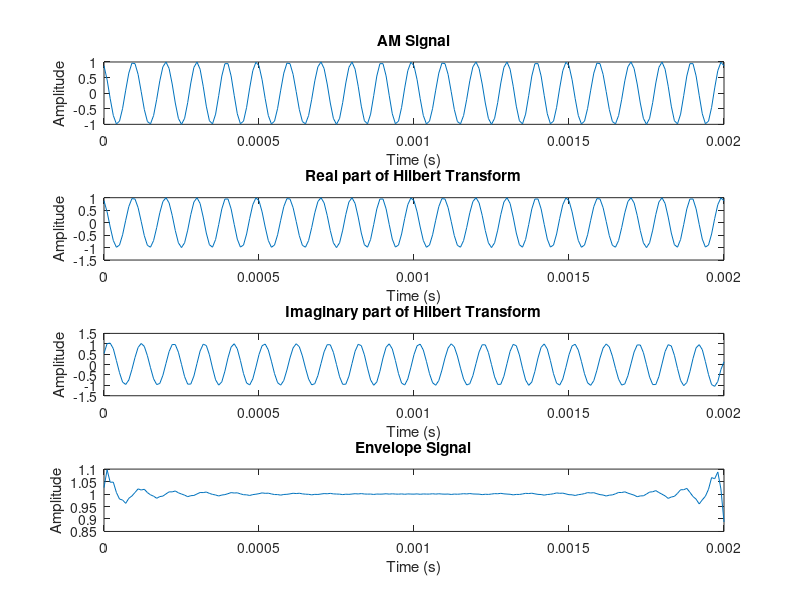
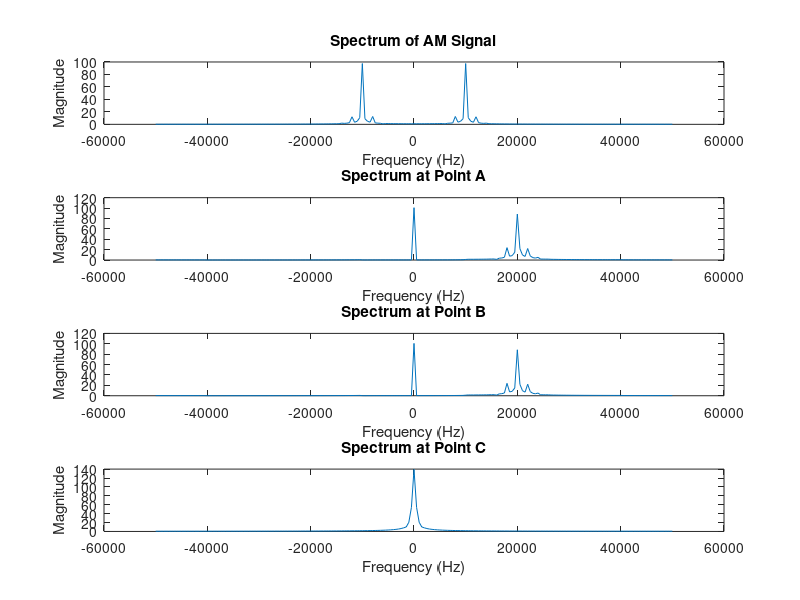

Reproduce these figures in MATLAB, in order.
% Parameters
Ac = 1; % Carrier amplitude
Am = 0.5; % Message amplitude
fm = 1e3; % Message frequency
fc = 10e3; % Carrier frequency
fs = 100e3; % Sampling frequency
t = 0:1/fs:2/fm; % Time vector

% Signal generation
m_t = Am*cos(2*pi*fm*t); % Message signal
phi_AM_t = Ac*cos(2*pi*fc*t + m_t.*cos(2*pi*fm*t)); % AM signal

% Hilbert transform
h = hilbert(phi_AM_t); % Hilbert transform of the AM signal
phi_AM_h_t = abs(h); % Envelope signal

% LPF and DC block
[b, a] = butter(6, 2*fm/fs, 'low'); % 6th-order Butterworth LPF with cutoff frequency of fm
phi_AM_h_t_filtered = filter(b, a, phi_AM_h_t); % Filtered envelope signal
phi_AM_h_t_DCblock = phi_AM_h_t_filtered - mean(phi_AM_h_t_filtered); % DC block

% Spectra at test points A, B and C
spectrum_AM = abs(fft(phi_AM_t));
spectrum_A = abs(fft(phi_AM_t.*hilbert(phi_AM_t)));
spectrum_B = abs(fft(-1i*(phi_AM_t.*hilbert(phi_AM_t))));
spectrum_C = abs(fft(phi_AM_h_t_filtered));

% Plotting
figure(1)
subplot(4,1,1)
plot(t, phi_AM_t)
title('AM Signal')
xlabel('Time (s)')
ylabel('Amplitude')

subplot(4,1,2)
plot(t, real(h))
title('Real part of Hilbert Transform')
xlabel('Time (s)')
ylabel('Amplitude')

subplot(4,1,3)
plot(t, imag(h))
title('Imaginary part of Hilbert Transform')
xlabel('Time (s)')
ylabel('Amplitude')

subplot(4,1,4)
plot(t, phi_AM_h_t)
title('Envelope Signal')
xlabel('Time (s)')
ylabel('Amplitude')

figure(2)
f = linspace(-fs/2, fs/2, length(spectrum_AM));
subplot(4,1,1)
plot(f, fftshift(spectrum_AM))
title('Spectrum of AM Signal')
xlabel('Frequency (Hz)')
ylabel('Magnitude')

subplot(4,1,2)
plot(f, fftshift(spectrum_A))
title('Spectrum at Point A')
xlabel('Frequency (Hz)')
ylabel('Magnitude')

subplot(4,1,3)
plot(f, fftshift(spectrum_B))
title('Spectrum at Point B')
xlabel('Frequency (Hz)')
ylabel('Magnitude')

subplot(4,1,4)
plot(f, fftshift(spectrum_C))
title('Spectrum at Point C')
xlabel('Frequency (Hz)')
ylabel('Magnitude')
